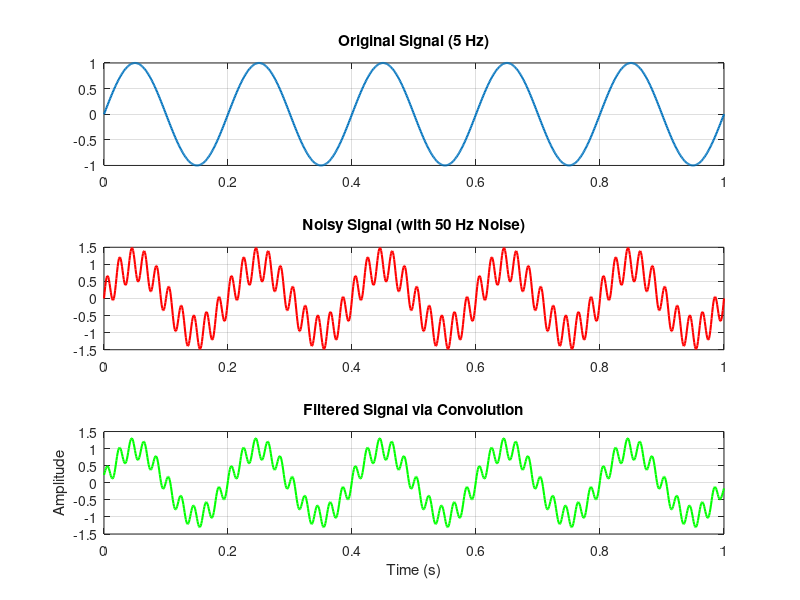

Reproduce this figure in MATLAB.
t = 0:0.001:1;
x = sin(2*pi*5*t);
noise = 0.5 * sin(2*pi*50*t);
x_noisy = x + noise;
N = 10;
h = (1/N)*ones(1, N);
y = conv(x_noisy, h, 'same');

figure;
subplot(3,1,1);
plot(t, x, 'LineWidth', 1.5); grid on;
title('Original Signal (5 Hz)');

subplot(3,1,2);
plot(t, x_noisy, 'r', 'LineWidth', 1.5); grid on;
title('Noisy Signal (with 50 Hz Noise)');

subplot(3,1,3);
plot(t, y, 'g', 'LineWidth', 1.5); grid on;
title('Filtered Signal via Convolution');
xlabel('Time (s)');
ylabel('Amplitude');